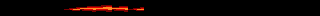

A level layout from a 2D game, rendered from its tile map. Below: a short description, then the map file with its tile-grid data intact:
An orthogonal 20x1 tile map with 16x16 px tiles, 1 tile layer (Tile Layer 1).

<map version="1.10" tiledversion="1.10.2" orientation="orthogonal" renderorder="right-down" width="20" height="1" tilewidth="16" tileheight="16" infinite="0" nextlayerid="2" nextobjectid="1">
 <tileset firstgid="1" source="Tileset.tsx" />
 <layer id="1" name="Tile Layer 1" width="20" height="1">
  <data encoding="csv">
1,1,1,1,133,153,173,153,133,1,1,1,1,1,1,1,1,1,1,1
</data>
 </layer>
</map>
